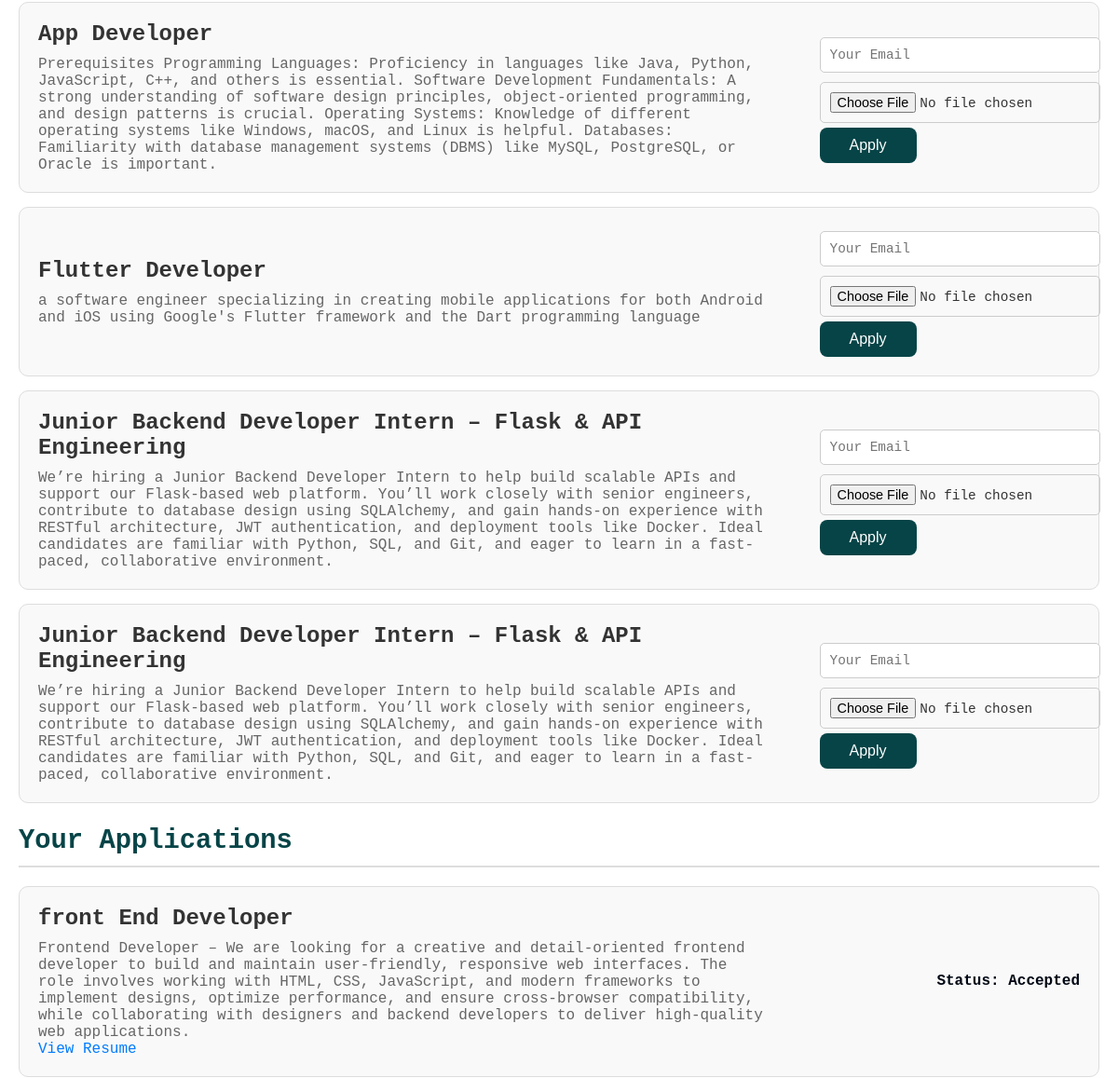
/user_dashboard (signed in, middle part), run on an earlier commit of the app's database.
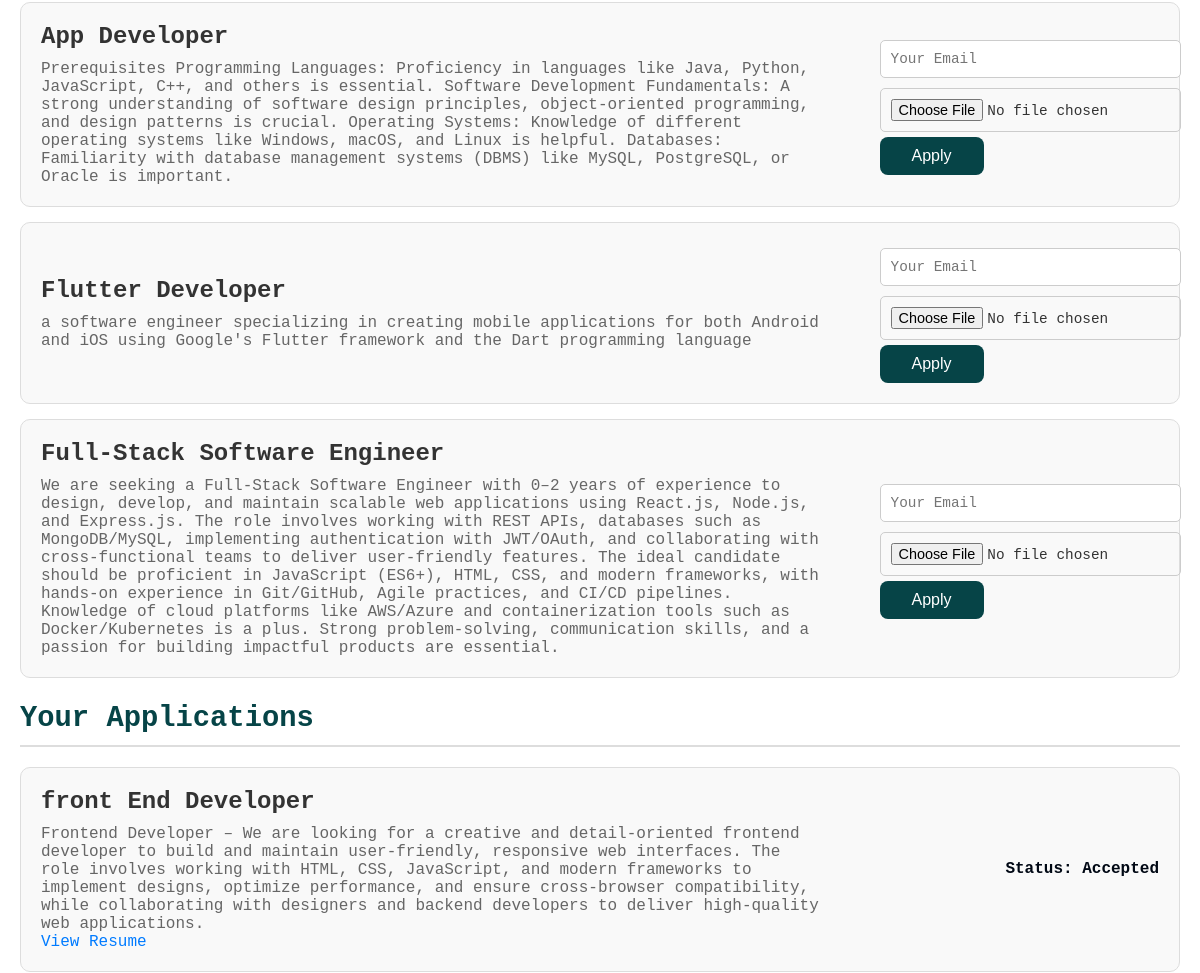
And on a later commit of the database.
### tables this page shows
CREATE TABLE job_postings (
                      id INTEGER PRIMARY KEY,
                      title TEXT,
                      description TEXT,
                      admin_id INTEGER,
                      FOREIGN KEY (admin_id) REFERENCES users (id) ON DELETE CASCADE);

CREATE TABLE job_applications (
                      id INTEGER PRIMARY KEY,
                      job_id INTEGER,
                      user_id INTEGER,
                      name TEXT,
                      email TEXT,
                      resume TEXT, status TEXT, match_score REAL DEFAULT 0.0,
                      FOREIGN KEY (job_id) REFERENCES job_postings (id) ON DELETE CASCADE,
                      FOREIGN KEY (user_id) REFERENCES users (id) ON DELETE CASCADE);

### app.py (the view, shortened to what this page needs)
@app.route('/user_dashboard')
def user_dashboard():
    user_id = session.get('user_id')
    if not user_id:
        return redirect(url_for('login'))
    conn = connect_db()
    cursor = conn.cursor()
    cursor.execute("SELECT full_name, resume_path FROM users WHERE id = ?", (user_id,))
    row = cursor.fetchone()
    full_name = row[0] if row else "User"
    resume_path = row[1] if row else None
    resume_text = ""
    resume_uploaded = bool(resume_path)
    cursor.execute('''SELECT jp.title, jp.description, ja.resume, ja.status
                      FROM job_applications ja
                      JOIN job_postings jp ON ja.job_id = jp.id
                      WHERE ja.user_id = ?''', (user_id,))
    applied_jobs = cursor.fetchall()
    cursor.execute("SELECT * FROM job_postings")
    job_postings = cursor.fetchall()
    conn.close()
    matched_jobs = match_resume_to_jobs(resume_text) if resume_text else []
    resume_form = ResumeUploadForm()
    application_form = JobApplicationForm()
    return render_template('user_dashboard.html',
                           full_name=full_name,
                           job_postings=job_postings,
                           applied_jobs=applied_jobs,
                           matched_jobs=matched_jobs,
                           resume_uploaded=resume_uploaded,
                           resume_form=resume_form,
                           application_form=application_form)

### forms.py
class ResumeUploadForm(FlaskForm):
    resume_file = FileField('Upload Resume', validators=[
        FileRequired(),
        FileAllowed(['pdf', 'docx'], 'Only PDF or DOCX files are allowed!')
    ])
    submit = SubmitField('Upload')

class JobApplicationForm(FlaskForm):
    email = StringField('Email', validators=[DataRequired(), Email()])
    resume = FileField('Resume (PDF, DOC, or DOCX)', validators=[
        FileRequired(),
        FileAllowed(['pdf', 'doc', 'docx'], 'Only PDF and Word documents are allowed!')
    ])
    submit = SubmitField('Submit Application')

### app.py (called while the page is built)
def connect_db():
    conn = sqlite3.connect('job_applications.db')
    conn.execute('PRAGMA foreign_keys = ON')
    return conn

### templates/user_dashboard.html (shortened to what this page needs)
<!DOCTYPE html>
<html lang="en">
<head>
</head>
<body>
    <div class="container">
        <main>
            <section class="job-postings">
                {% if job_postings %}
                <ul>
                    {% for job in job_postings %}
                        <li class="job-card">
                            <div class="job-details">
                                <h3>{{ job[1] }}</h3>
                                <p>{{ job[2] }}</p>
                            </div>
                            <form class="apply-form" action="{{ url_for('admin', job_id=job[0]) }}" method="post" enctype="multipart/form-data">
                                {{ application_form.email(placeholder="Your Email", required=true) }}
                                {{ application_form.resume(required=true) }}
                                <button type="submit" class="button">Apply</button>
                            </form>
                        </li>
                    {% endfor %}
                </ul>
                {% else %}
                    <p>No jobs available right now!</p>
                {% endif %}
            </section>
            <section class="applied-jobs">
                <h2>Your Applications</h2>
                {% if applied_jobs %}
                <ul>
                    {% for job in applied_jobs %}
                        <li class="job-card">
                            <div class="job-details">
                                <h3>{{ job[0] }}</h3>
                                <p>{{ job[1] }}</p>
                                <a href="{{ url_for('static', filename='resumes/' ~ job[2]) }}" target="_blank" class="view-resume-btn">View Resume</a>
                            </div>
                            <div class="job-status">
                                <span>Status: <strong>{{ job[3]}}</strong></span> </div>
                        </li>
                    {% endfor %}
                </ul>
                {% else %}
                    <p>You haven't applied for any jobs!</p>
                {% endif %}
            </section>
        </main>
    </div>
</body>
</html>

### templates/user_dashboard.html (style rules this page uses)
body { font-family: OCR A Std, monospace; background-color: #da3b70; background-image: radial-gradient(circle, rgba(232, 252, 245, 1) 0%, rgb(207, 252, 235) 100%), url(https://img.icons8.com/android/2x/happy.png); background-size: auto; background-position: left top; background-repeat: repeat; margin: 0; padding: 0; color: #333; }
.container { max-width: 1200px; margin: 40px auto; padding: 20px; background: white; box-shadow: 0px 4px 85px -9px rgba(30, 34, 79, 1); border-radius: 15px; border-top: 10px solid #064447; }
.button { background-color: #064447; border: none; color: white; padding: 10px 32px; text-align: center; text-decoration: none; display: inline-block; font-size: 16px; border-radius: 8px; transition-duration: 0.4s; }
main { margin-top: 30px; }
h2 { color: #064447; font-size: 1.8em; border-bottom: 2px solid #ddd; padding-bottom: 10px; margin-bottom: 20px; }
ul { list-style: none; padding: 0; margin: 0; }
.job-card { display: flex; justify-content: space-between; align-items: center; background: #f9f9f9; margin: 15px 0; padding: 20px; border: 1px solid #ddd; border-radius: 10px; transition: box-shadow 0.3s ease, background-color 0.3s ease; }
.job-details { max-width: 70%; }
.job-details h3 { margin: 0 0 10px; font-size: 1.5em; color: #333; }
.job-details p { margin: 0; font-size: 1em; color: #666; }
.job-status { font-size: 1em; color: #000814; font-weight: bold; }
.apply-form { max-width: 25%; display: flex; flex-direction: column; align-items: flex-start; }
.apply-form input[type="text"], .apply-form input[type="email"], .apply-form input[type="file"] { margin: 5px 0; padding: 10px; border: 1px solid #ccc; border-radius: 5px; font-size: 0.9em; width: 100%; font-family: OCR A Std, monospace; }
.view-resume-btn { text-decoration: none; color: #007bff; transition: color 0.3s ease; font-size: 1em; }

What changed in the data, as far as the page shows it:
removed job_postings: title "Junior Backend Developer Intern – Flask & API Engineering", description "We’re hiring a Junior Backend Developer Intern to help build scalable APIs and support our Flask-based web platform. You’ll work closely with senior engineers, contribute to database design using SQLAlchemy, and gain hands-on experience with RESTful architecture, JWT authentication, and deployment tools like Docker. Ideal candidates are familiar with Python, SQL, and Git, and eager to learn in a fast-paced, collaborative environment."
removed job_postings: title "Junior Backend Developer Intern – Flask & API Engineering", description "We’re hiring a Junior Backend Developer Intern to help build scalable APIs and support our Flask-based web platform. You’ll work closely with senior engineers, contribute to database design using SQLAlchemy, and gain hands-on experience with RESTful architecture, JWT authentication, and deployment tools like Docker. Ideal candidates are familiar with Python, SQL, and Git, and eager to learn in a fast-paced, collaborative environment."
added job_postings: title "Full-Stack Software Engineer", description "We are seeking a Full-Stack Software Engineer with 0–2 years of experience to design, develop, and maintain scalable web applications using React.js, Node.js, and Express.js. The role involves working with REST APIs, databases such as MongoDB/MySQL, implementing authentication with JWT/OAuth, and collaborating with cross-functional teams to deliver user-friendly features. The ideal candidate should be proficient in JavaScript (ES6+), HTML, CSS, and modern frameworks, with hands-on experience in Git/GitHub, Agile practices, and CI/CD pipelines. Knowledge of cloud platforms like AWS/Azure and containerization tools such as Docker/Kubernetes is a plus. Strong problem-solving, communication…"
